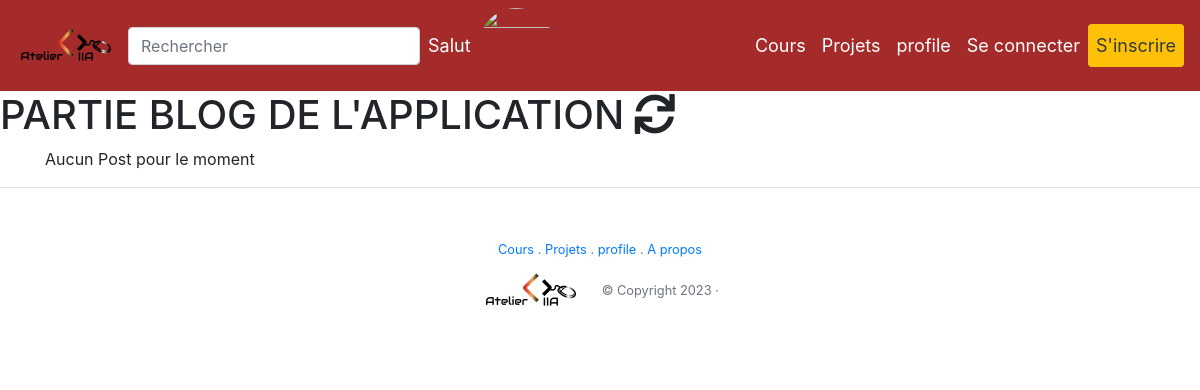
The page /blog/ on the database as committed earlier.
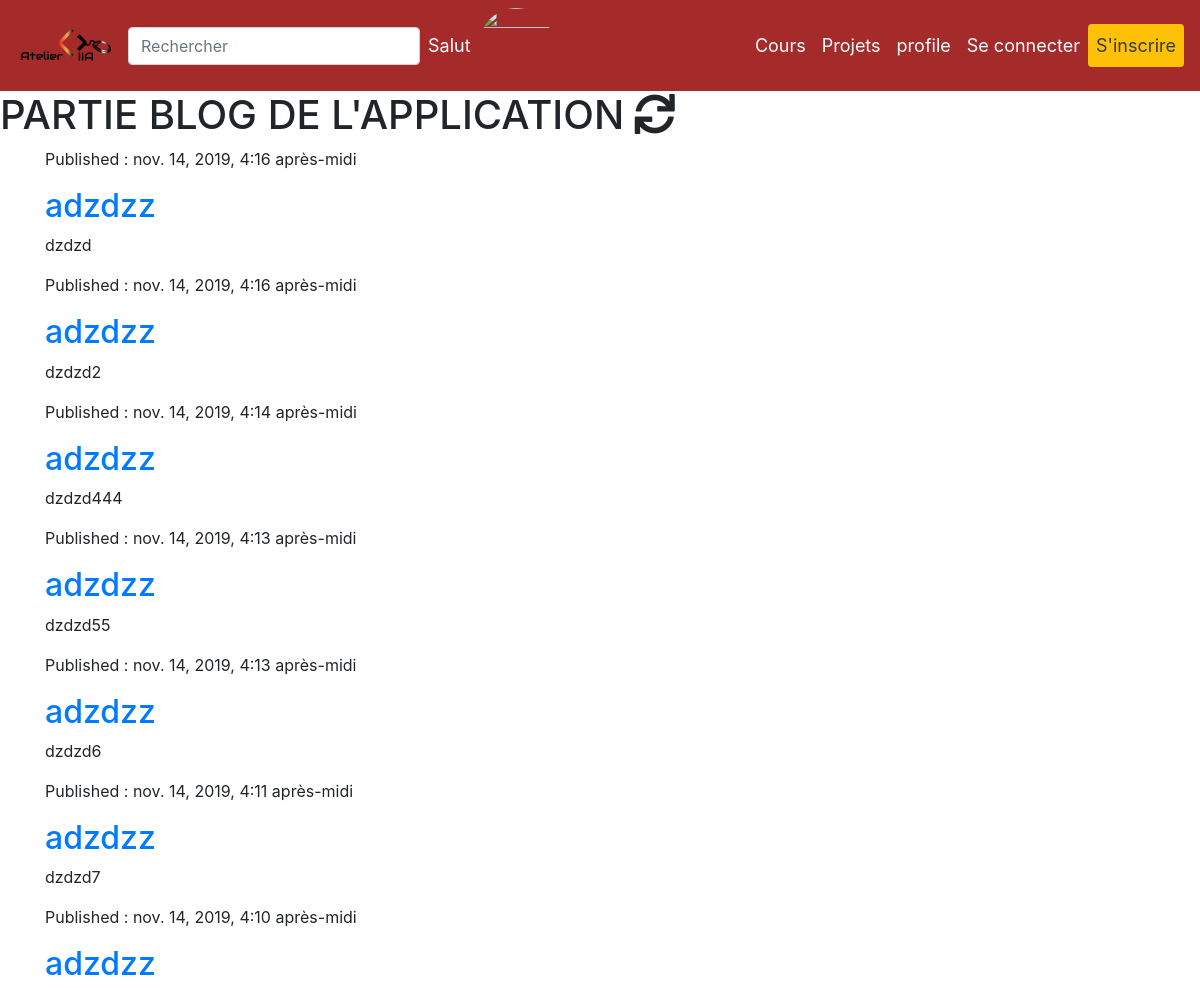
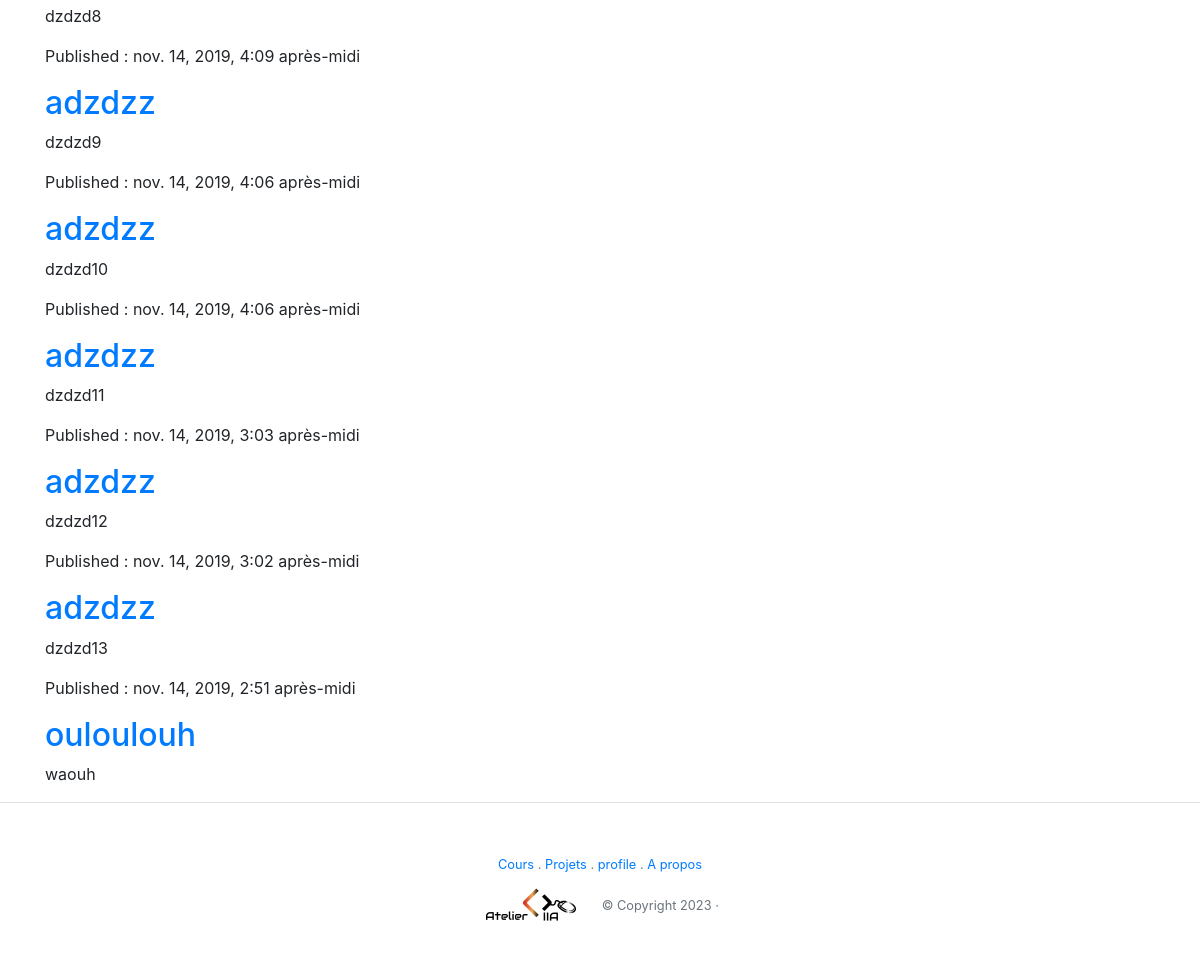
The same page on the database as committed later (2 pictures, top to bottom).
### blog/models.py (models this page shows, shortened)
class Post(models.Model):
	author = models.ForeignKey('auth.User',on_delete=models.CASCADE)
	title = models.CharField(max_length=200)
	text = models.TextField()
	created_date = models.DateTimeField(default=timezone.now)
	published_date = models.DateTimeField(blank=True,null=True)

### blog/views.py (the view)
# urls.py: path('',views.post_list_view,name='post_list'),
def post_list_view(request):
	posts= Post.objects.filter(published_date__lte=timezone.now()).order_by('-published_date')
	return render(request,'blog/posts_list.html',{'posts':posts})

### blog/templates/blog/posts_list.html (shortened to what this page needs)
{% extends "base.html" %}
	{% block content%}
	<h1>PARTIE BLOG DE L'APPLICATION <i class="fas fa-sync fa-spin"></i> </h1>
		<div class="container content">
			{% for i in posts%}
						<p>Published : {{i.published_date}}</p>
						<h2><a href="{% url 'post_detail' i.id%}">{{i.title}}</a></h2>
						<p>{{i.text}}</p>
				{% empty%}
				<p>Aucun Post pour le moment </p>
			{% endfor %%}
		</div>
{% endblock%}

### templates/base.html (shortened to what this page needs)
 {% load static %}
<!doctype html>
<html lang="en">
  <head>
    <link rel="stylesheet" href="https://stackpath.bootstrapcdn.com/bootstrap/4.3.1/css/bootstrap.min.css">
    <link rel="stylesheet" href="https://use.fontawesome.com/releases/v5.10.2/css/all.css" integrity="
    sha384-rtJEYb85SiYWgfpCr0jn174XgJTn4rptSOQsMroFBPQSGLdOC5IbubP6lJ35qoM9">
    <link rel="stylesheet" href="{% static 'style/style.css' %}">
  </head>
  <body style="overflow-x: hidden;">
    <main style="overflow-x: : hidden;" id="swup" class="transition-fade">
    {% include 'inclusions/nav.html'%}
 {% block content%}
 {% endblock %}
       {% block footer %}
  <div class="container-fluid border-top py-5">
        <div class="row">
                <div class="col-12 mx-auto text-center mb-2">
                  <small class="text-muted">
                      <a class="" href="{% url 'cours' %}">Cours</a> .
                      <a class="" href="{% url 'projets' %}">Projets</a> .
                      <a class="" href="{% url 'profile' %}">profile</a> .
                      <a class="" href="{% url 'about' %}">A propos</a>
                  </small>
                </div>
        </div>
        <div class="row">
            <div class="col-12 mx-auto text-center">
              <a class="undefined active" aria-current="page" href="/">
                  <img src="{% static 'images/charte/logo.png' %}" class="img-fluid rounded mr-3" width="100px" alt="Logo" >
              </a>
              <small class="text-muted">© Copyright {% now 'Y' %} · {{ request.META.HTTP_HOST }}</small>
          </div>
        </div>
</div>
      {% endblock %}
</main>
  </body>
</html>

### templates/inclusions/nav.html (shortened to what this page needs)
{% load static %}
 <div style="background: brown">
  <nav class="navbar navbar-expand-lg navbar-light ">
  <a class="navbar-brand mr-2 active" aria-current="page" href="/">
  <img width="100px" src="{% static 'images/charte/logo.png' %}" class="d-inline-block align-top mr-1" alt="Logo" >
        </a>
        <form class="my-0 form d-none d-md-inline w-25">
          <input class="form-control mr-md-2" type="text" name="q" placeholder="Rechercher" aria-label="Search" value="">
        </form>
  <div class="collapse navbar-collapse" id="navbarNavDropdown">
     <ul class="text-center navbar-nav">
            <li style="color: white;font-size: 18px" class="nav-item nav-link">Salut {{user.username|upper}}</li>
     </ul>
                      <img class="img-fluid rounded-circle" height="75" width="75" src="" alt="">
      <ul class="ml-auto text-center navbar-nav">
          <li class="nav-item">
            <a class="nav-link text-white hov_under" href="{% url 'cours' %}">Cours</a>
        </li>
          <li class="nav-item">
            <a class="nav-link text-white hov_under" href="{% url 'projets' %}">Projets</a>
          </li>
           <li class="nav-item">
            <a class="nav-link text-white hov_under" href="{% url 'profile' %}">profile</a>
          </li>
          {% if user.is_authenticated == False %}
              <li class="nav-item">
                <a class="nav-link text-white hov_under" href="{% url 'login' %}">Se connecter</a>
              </li>
          {% endif %}
          {% if user.is_authenticated == False %}
              <li class="nav-item">
                <a class="nav-link text-white hov_under bg-warning text-dark rounded" href="{% url 'signup' %}">S'inscrire</a>
              </li>
          {% endif %}
       </ul>
  </div>
</nav>
</div>

Rows that differ between the two databases and show on the page:
added Post: published_date "nov. 14, 2019, 4:16 après-midi", title "adzdzz", text "dzdzd"
added Post: published_date "nov. 14, 2019, 4:16 après-midi", title "adzdzz", text "dzdzd2"
added Post: published_date "nov. 14, 2019, 4:14 après-midi", title "adzdzz", text "dzdzd444"
added Post: published_date "nov. 14, 2019, 4:13 après-midi", title "adzdzz", text "dzdzd55"
added Post: published_date "nov. 14, 2019, 4:13 après-midi", title "adzdzz", text "dzdzd6"
added Post: published_date "nov. 14, 2019, 4:11 après-midi", title "adzdzz", text "dzdzd7"
added Post: published_date "nov. 14, 2019, 4:10 après-midi", title "adzdzz", text "dzdzd8"
added Post: published_date "nov. 14, 2019, 4:09 après-midi", title "adzdzz", text "dzdzd9"
added Post: published_date "nov. 14, 2019, 4:06 après-midi", title "adzdzz", text "dzdzd10"
added Post: published_date "nov. 14, 2019, 4:06 après-midi", title "adzdzz", text "dzdzd11"
added Post: published_date "nov. 14, 2019, 3:03 après-midi", title "adzdzz", text "dzdzd12"
added Post: published_date "nov. 14, 2019, 3:02 après-midi", title "adzdzz", text "dzdzd13"
added Post: published_date "nov. 14, 2019, 2:51 après-midi", title "ouloulouh", text "waouh"
Other text that changed with them:
text no longer shown: "Aucun Post pour le moment"
